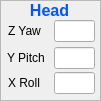
         <widget class="QFrame" name="frame_14">
          <property name="geometry">
           <rect>
            <x>158</x>
            <y>29</y>
            <width>101</width>
            <height>101</height>
           </rect>
          </property>
          <property name="frameShape">
           <enum>QFrame::StyledPanel</enum>
          </property>
          <property name="frameShadow">
           <enum>QFrame::Raised</enum>
          </property>
          <widget class="QLabel" name="label_72">
           <property name="geometry">
            <rect>
             <x>8</x>
             <y>20</y>
             <width>51</width>
             <height>22</height>
            </rect>
           </property>
           <property name="text">
            <string>Z Yaw</string>
           </property>
          </widget>
          <widget class="QLabel" name="label_73">
           <property name="geometry">
            <rect>
             <x>7</x>
             <y>47</y>
             <width>51</width>
             <height>22</height>
            </rect>
           </property>
           <property name="text">
            <string>Y Pitch</string>
           </property>
          </widget>
          <widget class="QLabel" name="label_74">
           <property name="geometry">
            <rect>
             <x>8</x>
             <y>72</y>
             <width>51</width>
             <height>22</height>
            </rect>
           </property>
           <property name="text">
            <string>X Roll</string>
           </property>
          </widget>
          <widget class="QLabel" name="label_75">
           <property name="geometry">
            <rect>
             <x>24</x>
             <y>0</y>
             <width>51</width>
             <height>21</height>
            </rect>
           </property>
           <property name="font">
            <font>
             <family>Ubuntu</family>
             <pointsize>24</pointsize>
             <weight>50</weight>
             <bold>false</bold>
            </font>
           </property>
           <property name="frameShape">
            <enum>QFrame::NoFrame</enum>
           </property>
           <property name="text">
            <string>&lt;!DOCTYPE HTML PUBLIC &quot;-//W3C//DTD HTML 4.0//EN&quot; &quot;http://www.w3.org/TR/REC-html40/strict.dtd&quot;&gt;
&lt;html&gt;&lt;head&gt;&lt;meta name=&quot;qrichtext&quot; content=&quot;1&quot; /&gt;&lt;style type=&quot;text/css&quot;&gt;
p, li { white-space: pre-wrap; }
&lt;/style&gt;&lt;/head&gt;&lt;body style=&quot; font-family:'Ubuntu'; font-size:24pt; font-weight:400; font-style:normal;&quot;&gt;
&lt;p align=&quot;center&quot; style=&quot; margin-top:12px; margin-bottom:12px; margin-left:0px; margin-right:0px; -qt-block-indent:0; text-indent:0px;&quot;&gt;&lt;span style=&quot; font-size:12pt; font-weight:600; color:#0055ff;&quot;&gt;Head&lt;/span&gt;&lt;/p&gt;&lt;/body&gt;&lt;/html&gt;</string>
           </property>
           <property name="textFormat">
            <enum>Qt::AutoText</enum>
           </property>
           <property name="margin">
            <number>0</number>
           </property>
          </widget>
          <widget class="QLineEdit" name="Edit_head_23">
           <property name="geometry">
            <rect>
             <x>54</x>
             <y>20</y>
             <width>41</width>
             <height>22</height>
            </rect>
           </property>
          </widget>
          <widget class="QLineEdit" name="Edit_head_24">
           <property name="geometry">
            <rect>
             <x>54</x>
             <y>47</y>
             <width>41</width>
             <height>22</height>
            </rect>
           </property>
          </widget>
          <widget class="QLineEdit" name="Edit_head_25">
           <property name="geometry">
            <rect>
             <x>54</x>
             <y>72</y>
             <width>41</width>
             <height>22</height>
            </rect>
           </property>
          </widget>
         </widget>
